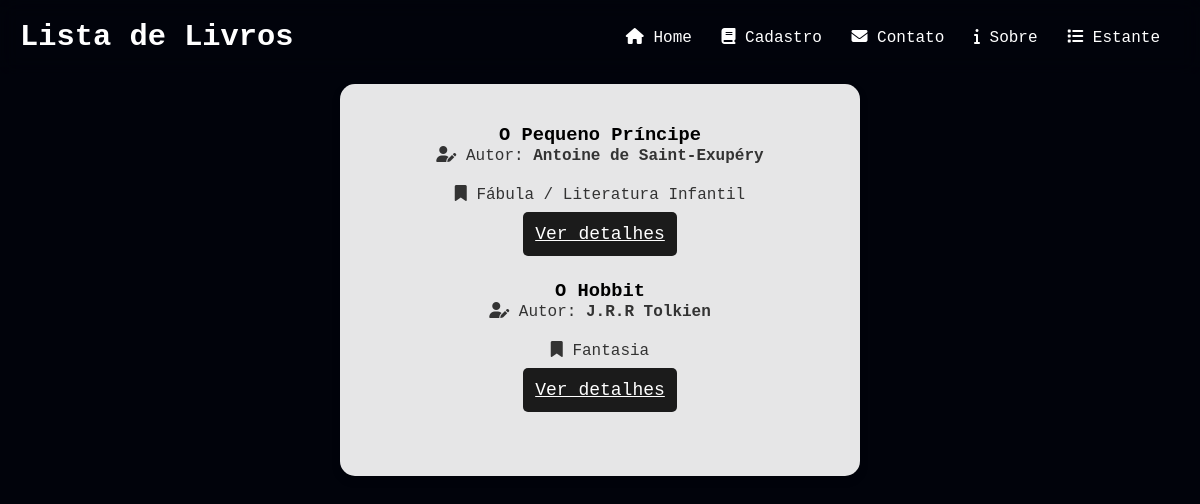
The app's page /lista/ with its own data.
### livros/models.py (models this page shows, shortened)
class Livro(models.Model):
    titulo = models.CharField(max_length=200)
    autor = models.CharField(max_length=200)
    editora = models.CharField(max_length=200)
    ano_publicacao = models.IntegerField()
    numero_paginas = models.IntegerField()
    categoria = models.CharField(max_length=100)
    isbn = models.CharField(max_length=20)
    idioma = models.CharField(max_length=50)
    edicao = models.CharField(max_length=50)
    descricao = models.TextField()

### livros/views.py (the view)
# urls.py: path('lista/', views.lista, name='lista'),
def lista(request):
    livros = Livro.objects.all()
    return render(request, 'lista.html', {'livros': livros})

### livros/templates/lista.html (shortened to what this page needs)
{% load static %}
<!DOCTYPE html>
<html lang="pt-br">
<head>
    <link rel="stylesheet" href="{% static 'css/style.css' %}">
    <link rel="stylesheet" href="https://cdnjs.cloudflare.com/ajax/libs/font-awesome/6.5.0/css/all.min.css">
</head>
<body class="body-black">
    <header class="main-header">
        <h1 class="logo-title">Lista de Livros</h1>
        <nav class="top-nav">
            <ul>
                <a href="/home/"><i class="fa-solid fa-house"></i> Home</a>
                <a href="/cadastro/"><i class="fa-solid fa-book"></i> Cadastro</a>
                <a href="/contato/"><i class="fa-solid fa-envelope"></i> Contato</a>
                <a href="/sobre/"><i class="fa-solid fa-info"></i> Sobre</a>
                <a href="/lista/"><i class="fa-solid fa-list"></i> Estante</a>
            </ul>
        </nav>
    </header>
<center>
    <main class="page-content">
        {% block content %}
        <div class="sobre container-lista">
            {% if livros %}
                <div class="grid-livros">
                    {% for livro in livros %}
                    <div class="card-livro">
                        <div class="card-body">
                            <h3>{{ livro.titulo }}</h3>
                            <p class="autor-text">
                                <i class="fa-solid fa-user-pen"></i> Autor: <strong>{{ livro.autor }}</strong>
                            </p>
                            <p class="info-secundaria">
                                <i class="fa-solid fa-bookmark"></i> {{ livro.categoria }}
                            </p>
                            <a href="{% url 'detalhes' livro.id %}" class="submit-btn btn-detalhes">
                                Ver detalhes
                            </a>
                            <br><br><br>
                        </div>
                    </div>
                    {% endfor %}
                </div>
            {% else %}
                <div class="msg-vazia">
                    <p>Nenhum livro encontrado na biblioteca.</p>
                    <a href="/cadastro/" class="link-destaque">Cadastrar primeiro livro</a>
                </div>
            {% endif %}
        </div>
        {% endblock %}
    </main>
   </center>
</body>
</html>

### livros/static/CSS/style.css (style rules this page uses)
.sobre { background-color: rgba(255, 255, 255, 0.9); padding: 40px; border-radius: 15px; box-shadow: 0 4px 8px rgba(0, 0, 0, 0.2); width: 520px; text-align: center; margin-top: 10px; }
.sobre h2, .sobre p { margin-bottom: 20px; color: #333; text-align: center; }
p { max-width: 700px; margin: 20px auto; text-align: center; margin-top: 0; }
header { display: flex; justify-content: space-between; align-items: center; padding: 20px; backdrop-filter: blur(10px); }
h1 { font-size: 1.9em; margin: 0; font-family: 'Courier New', Courier, monospace; }
nav a { display: inline-block; color: white; text-decoration: none; margin-right: 20px; transition: transform 0.2s, color 0.2s; }
body { background-color: #01030b; }
* { margin: 0; padding: 0; box-sizing: border-box; font-family: 'Courier New', Courier, monospace; }
.submit-btn { width: 100%; padding: 12px; border: none; background-color: #1b1b1b; color: white; font-size: 18px; border-radius: 5px; cursor: pointer; transition: background-color 0.3s ease; }
h1 { color: #FFF; font-size: 1.9em; margin: 0; font-family: 'Courier New', Courier, monospace; }
p { color:#FFF; }

### records on screen
Livro: titulo "O Pequeno Príncipe", autor "Antoine de Saint-Exupéry", categoria "Fábula / Literatura Infantil"
Livro: titulo "O Hobbit", autor "J.R.R Tolkien", categoria "Fantasia"
